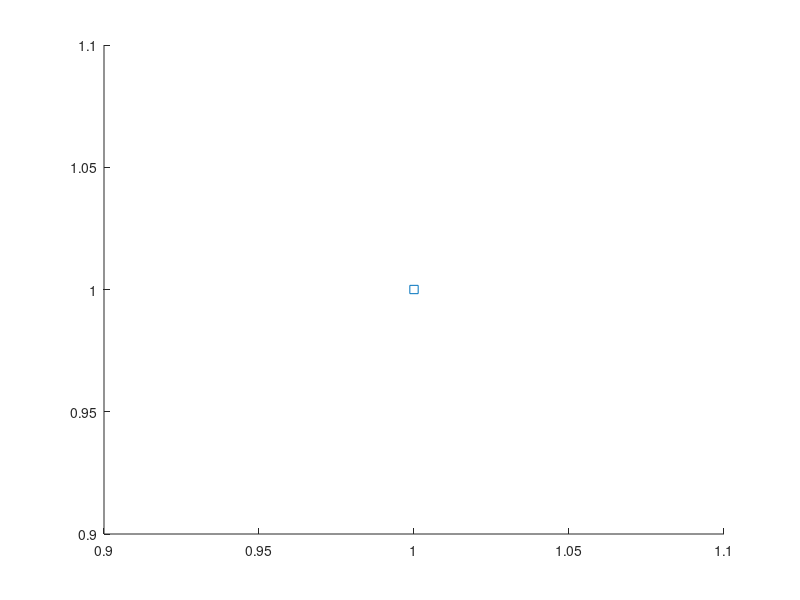

Recreate this plot in MATLAB. (Note: this script raises an error after producing the figure.)
%cMycDiv = [0.0768,0.0941,0.0683];
cMycDiv = [0.0941,0.0683,0.0768];
CIcMycDiv = [0.0022,8.9368e-04,0.0012];
%cMycSwitch = [0.069,0.066,0.083];
cMycSwitch = [0.0069,0.0066,0.0083];
CIcMycSwitch = [6.7873e-04,0.0019,4.7845e-04];
%EVDiv = [0.0448,0.0567,0.0302];
EVDiv = [0.0567,0.0302,0.0448];
CIEVDiv = [0.0011,0.0014,9.5947e-04];
%EVSwitch = [0.067,0.054,0.095];
EVSwitch = [0.0067,0.0054,0.0095];
CIEVSwitch = [8.4333e-04,0.0015,0.0011];


%scatter(EVDiv,EVSwitch,'r','filled');
%hold on;
%scatter(cMycDiv,cMycSwitch,'b','filled');
%legend('EV','cMyc');ylim([0,0.2]);
%xlim([0,0.12]);
%ylim([0,0.015]);
%xlabel('Division Rate (per hour)');
%ylabel('Switching Rate (per hour)');

errorbar(EVDiv,EVSwitch,CIEVSwitch,CIEVSwitch,CIEVDiv,CIEVDiv,'s','MarkerFaceColor','r','color','r','LineWidth',1)
hold on
errorbar(cMycDiv,cMycSwitch,CIcMycSwitch,CIcMycSwitch,CIcMycDiv,CIcMycDiv,'s','MarkerFaceColor','b','color','b','LineWidth',1)
legend('EV','cMyc');
xlim([0,0.12]);
ylim([0,0.015]);
xlabel('Division Rate (per hour)');
ylabel('Switching Rate (per hour)');
